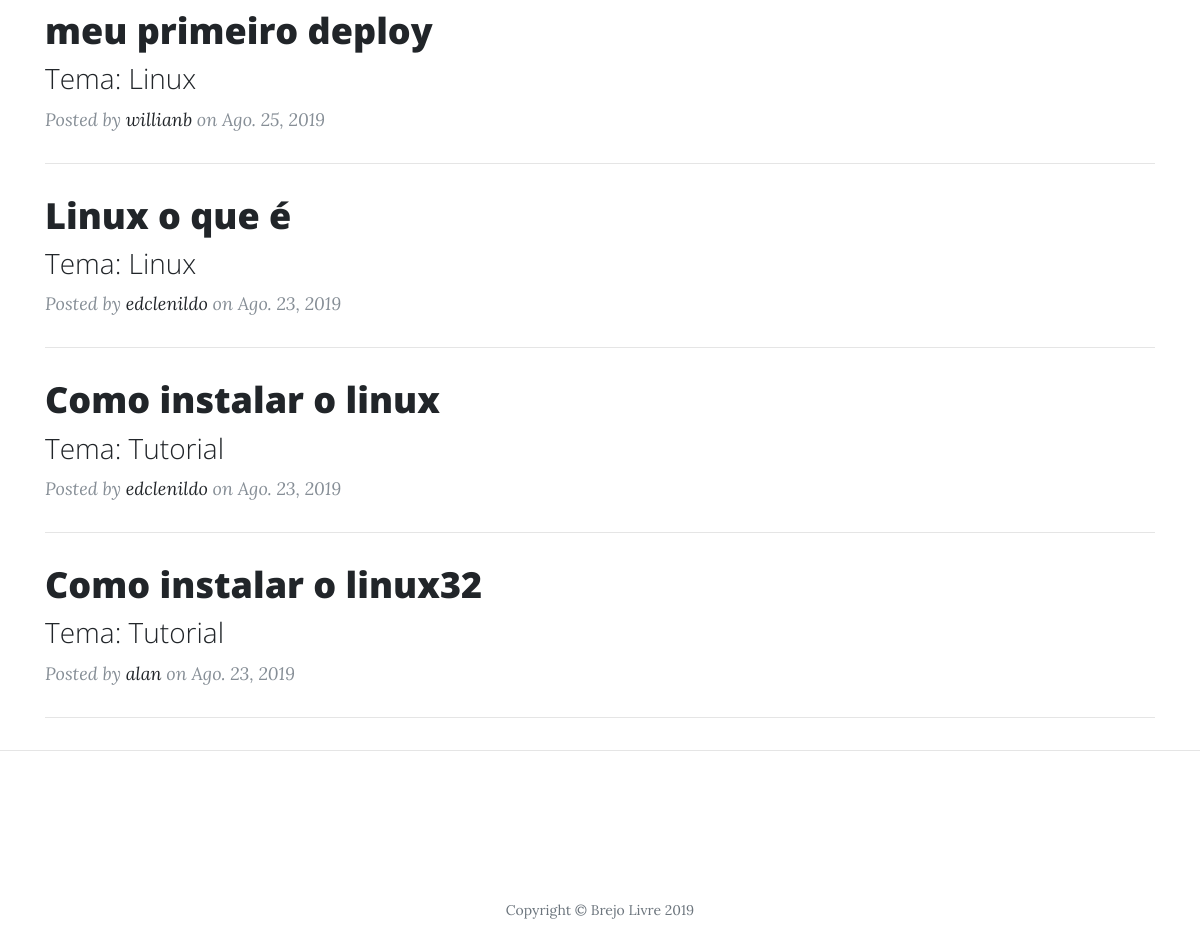
Before: / (lower part) with the older database file.
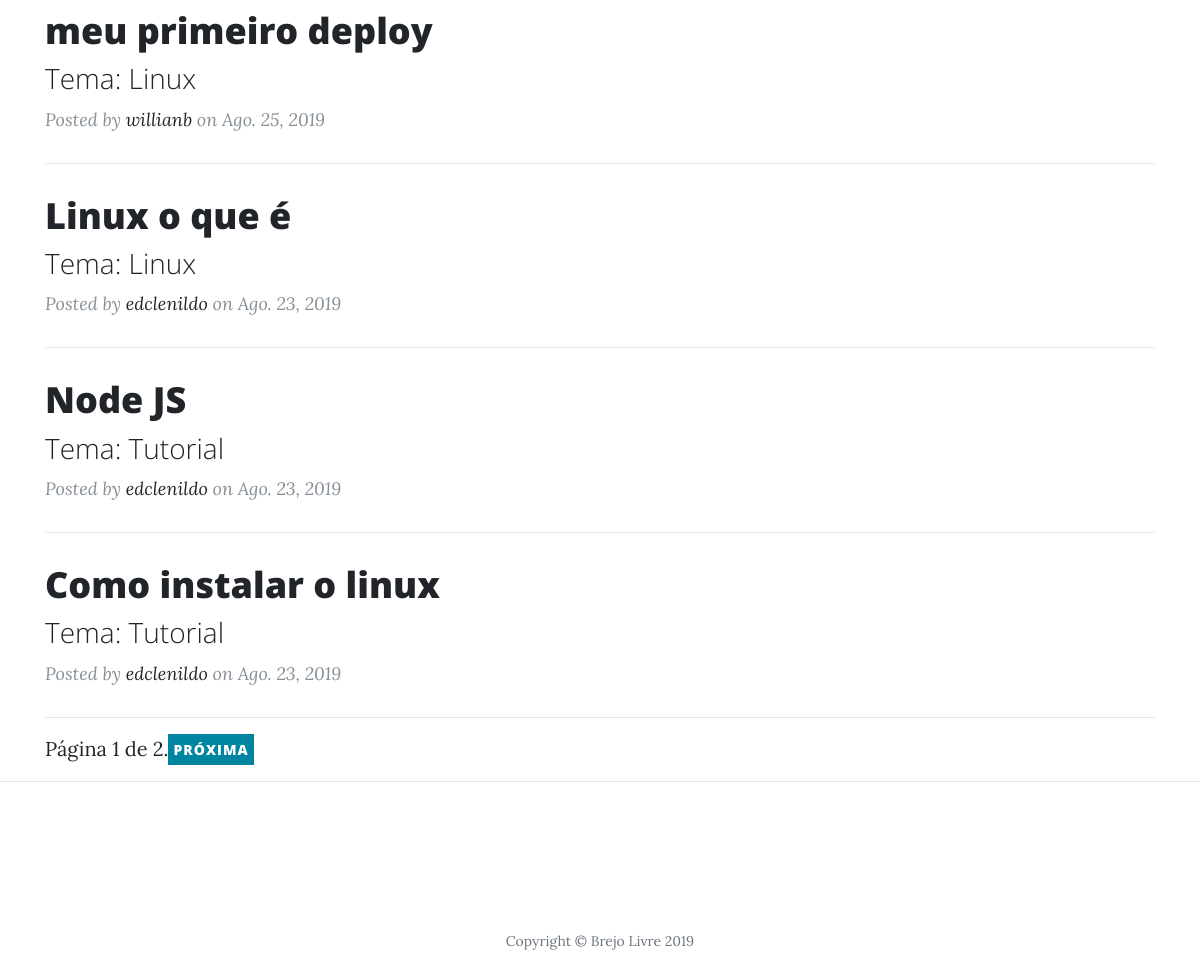
After: the same page with the newer database file.
### home/models.py (models this page shows, shortened)
class Artigo(models.Model):
	redator = models.ForeignKey(Redator,on_delete=models.PROTECT)
	tema = models.ForeignKey(Tema,on_delete=models.PROTECT )
	titulo = models.CharField(max_length=255, null=True, verbose_name = "Título")
	texto = models.TextField(blank=False, null=False, verbose_name = "Matéria")
	ativo = models.BooleanField(default=False)
	status = models.CharField(max_length=2, default=1)
	data_criacao = models.DateField(("Date"), default=datetime.date.today)

class Tema(models.Model):
	nome = models.CharField(max_length=80, null=True, verbose_name = "Tema")
	ativo =  models.BooleanField(default=True)
	def __str__(self):
		return self.nome

class Redator(models.Model):
	login_senha = models.OneToOneField(User, related_name="usuario",on_delete=models.PROTECT)
	nome_completo = models.CharField(max_length=255, null=True, verbose_name = "Nome completo")
	data_criacao = models.DateField(("Date"), default=datetime.date.today)
	facebook = models.CharField(max_length=255, null=True, verbose_name = "Link do Facebook")
	twitter = models.CharField(max_length=255, null=True, verbose_name = "Link do Twitter")
	github = models.CharField(max_length=255, null=True, verbose_name = "Link do GitHub")
	instagram = models.CharField(max_length=255, null=True, verbose_name = "Link do Instagram")
	logo = models.FileField(upload_to='fotos', blank=False, null=True, default='fotos/anonymous.jpg', verbose_name = "Foto Perfil")
	pais = models.CharField(max_length=5, default="BR", null=True,  verbose_name = "País, sigla (BR,EUA,CH) ")
	estado = models.CharField(max_length=4, blank=False, null=False, verbose_name = "Estado")
	cidade = models.CharField(max_length=80, blank=False, null=False, verbose_name = "Cidade")
	descricao = models.TextField(max_length=255, null=True, verbose_name = "Descrição")
	telefone = models.CharField(max_length=50, blank=False, null=False, verbose_name = "Telefone (XX)XXXX-XXXX")
	ativo = models.BooleanField(default=True)
	status = models.CharField(max_length=2, default=1)
	def __str__(self):
		return self.login_senha.username

### home/views.py (the view)
# urls.py: path('', HomeListView.as_view(), name="home"),
class HomeListView(ListView):
	login_url = '/login'
	paginate_by = 5
	template_name = "home/index.html"
	def get_queryset(self):
		if 'busca' in self.request.GET:
			query = self.request.GET['busca']
			artigos = Artigo.objects.filter(ativo=True, titulo__contains = query ).order_by('-pk')
		elif 'pk' in self.kwargs:
			tema_pk = self.kwargs['pk']
			artigos = Artigo.objects.filter(ativo=True, tema=tema_pk).order_by('-pk')
		else:
			artigos = Artigo.objects.filter(ativo=True).order_by('-pk')
		return artigos
	def get_context_data(self, **kwargs):
		context = super(HomeListView, self).get_context_data(**kwargs)
		return context

### home/templates/home/index.html (shortened to what this page needs)
{% extends './base.html' %}
{% load static %}
  {% block main %}
    {% include "./base_includes/index-content.html"  %}
  {% endblock %}

### home/templates/home/base_includes/artigo.html
<div class="post-preview">
    <a href="{% url  'home_art_det' artigo %}">
      <h2 class="post-title">
        {{ titulo }}
      </h2>
      <h3 class="post-subtitle">
        Tema: {{ tema }}
      </h3>
    </a>
    <p class="post-meta">Posted by
      <a href="#">{{ autor }}</a>
      on {{ data }}</p>
  </div>
  <hr>

Changed rows visible on the page:
no longer on this page (row unchanged): Artigo: titulo "Como instalar o linux32", {{ tema }} "Tutorial", data_criacao "Ago. 23, 2019"
no longer on this page (row unchanged): Redator: login_senha.username "alan"
now on this page (row edited): Artigo: titulo "Node JS", {{ tema }} "Tutorial", {{ autor }} "edclenildo", data_criacao "Ago. 23, 2019"
Other visible differences:
{{ page_obj.number }}: (not shown) → "1"
{{ page_obj.paginator.num_pages }}: (not shown) → "2"
text now shown: "Página de . PRÓXIMA"
